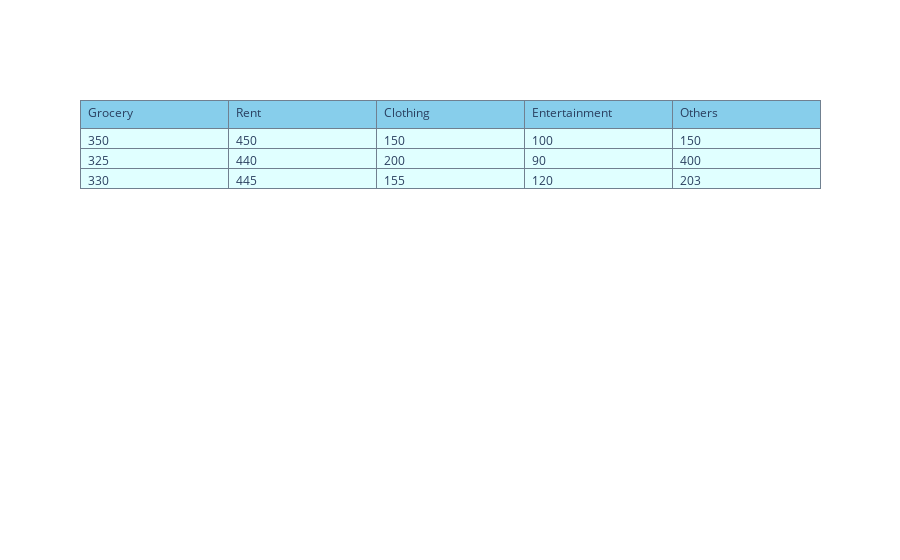

Source (notebook cell):
### Code cell
fig = go.Figure(data=[go.Table(header=dict(values=['Grocery', 'Rent', 'Clothing', 'Entertainment', 'Others'], 
                                           line_color='slategrey',fill_color='skyblue', align='left'),
                               cells=dict(values=[[350, 325, 330], [450, 440, 445], [150, 200, 155], [100,90, 120], [150, 400, 203]], 
                                          line_color='slategrey',fill_color='lightcyan', align='left'))])
fig.show()

### Figure 1 — Plotly figure (JSON) as saved in the notebook; plotly's stock layout.template omitted (floating-point values rounded to 4 significant figures)
{"data": [{"cells": {"align": "left", "fill": {"color": "lightcyan"}, "line": {"color": "slategrey"}, "values": [[350, 325, 330], [450, 440, 445], [150, 200, 155], [100, 90, 120], [150, 400, 203]]}, "header": {"align": "left", "fill": {"color": "skyblue"}, "line": {"color": "slategrey"}, "values": ["Grocery", "Rent", "Clothing", "Entertainment", "Others"]}, "type": "table"}], "layout": {}}
